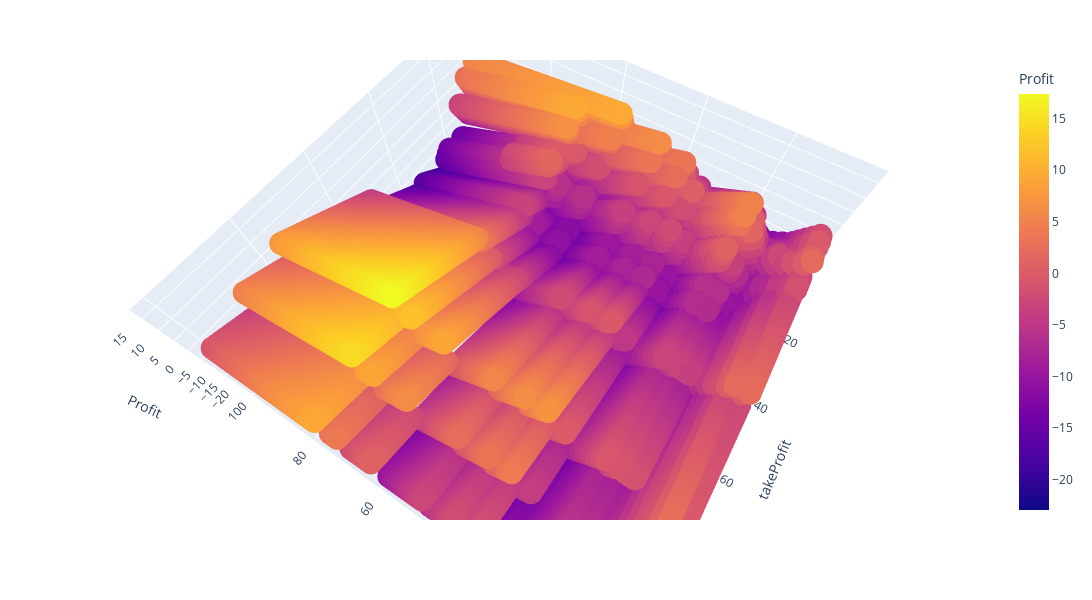

This figure's notebook cell:
### Markdown cell above
### Visualizacion

### Code cell
cols= ["stopLoss", "takeProfit", "Profit", "labels"]
uniform_data = pd.crosstab(df[cols[0]],df[cols[1]], values=df[cols[2]], aggfunc="mean")

plt.figure(figsize=(10,7))
ax = sns.heatmap(uniform_data, cmap="viridis", label=True)
ax.plot()
s = px.scatter_3d(data_frame=df, x=cols[0], y=cols[1], z=cols[2], color=cols[2], opacity=1, width=1500, height=600, size_max=0.1)
s.show()

### Figure 1 — Plotly figure (JSON) as saved in the notebook; plotly's stock layout.template omitted (floating-point values rounded to 4 significant figures; data arrays with more than 128 entries replaced by an {"elided": "..."} marker saying what was removed)
{"data": [{"hovertemplate": "stopLoss=%{x}<br>takeProfit=%{y}<br>Profit=%{marker.color}<extra></extra>", "legendgroup": "", "marker": {"color": {"elided": "9409 float values"}, "coloraxis": "coloraxis", "opacity": 1, "symbol": "circle"}, "mode": "markers", "name": "", "scene": "scene", "showlegend": false, "type": "scatter3d", "x": {"elided": "9409 int values"}, "y": {"elided": "9409 int values"}, "z": {"elided": "9409 float values"}}], "layout": {"coloraxis": {"colorbar": {"title": {"text": "Profit"}}, "colorscale": [[0, "#0d0887"], [0.1111, "#46039f"], [0.2222, "#7201a8"], [0.3333, "#9c179e"], [0.4444, "#bd3786"], [0.5556, "#d8576b"], [0.6667, "#ed7953"], [0.7778, "#fb9f3a"], [0.8889, "#fdca26"], [1, "#f0f921"]]}, "height": 600, "legend": {"tracegroupgap": 0}, "margin": {"t": 60}, "scene": {"aspectmode": "auto", "aspectratio": {"x": 1.336, "y": 1.336, "z": 0.5606}, "camera": {"center": {"x": 0, "y": 0, "z": 0}, "eye": {"x": -0.4083, "y": 0.6375, "z": 1.413}, "projection": {"type": "perspective"}, "up": {"x": 0, "y": 0, "z": 1}}, "domain": {"x": [0, 1], "y": [0, 1]}, "xaxis": {"title": {"text": "stopLoss"}, "type": "linear"}, "yaxis": {"title": {"text": "takeProfit"}, "type": "linear"}, "zaxis": {"title": {"text": "Profit"}, "type": "linear"}}, "width": 1500}}
